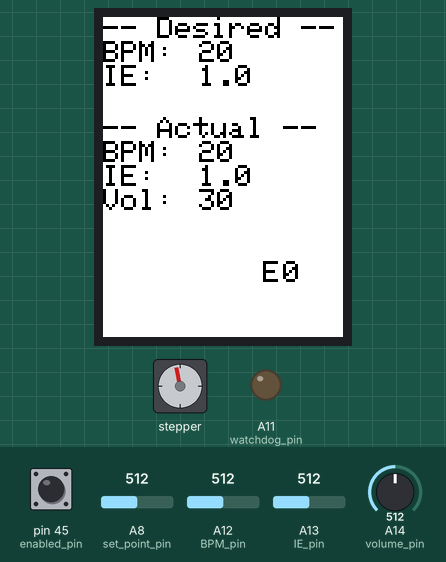
The sketch below on a simulated Arduino Mega 2560, built with avr-gcc and run on an emulated ATmega2560. Parts: 240×320 colour display, stepper motor, output pins drawn as LEDs (lit = HIGH). Dashed ring = blinking. Inputs (shaded band) come from the test bench; at power-on: A8 (set_point_pin) = 512, pin 45 (enabled_pin) HIGH, A12 (BPM_pin) = 512, A13 (IE_pin) = 512, A14 (volume_pin) = 512. Stepper angles assume 200 steps per turn; what the sketch prints to the serial monitor is not drawn.

Above: at 1.1 s.
1.2 s: A8 (set_point_pin) set to 828
At 2.0 s:
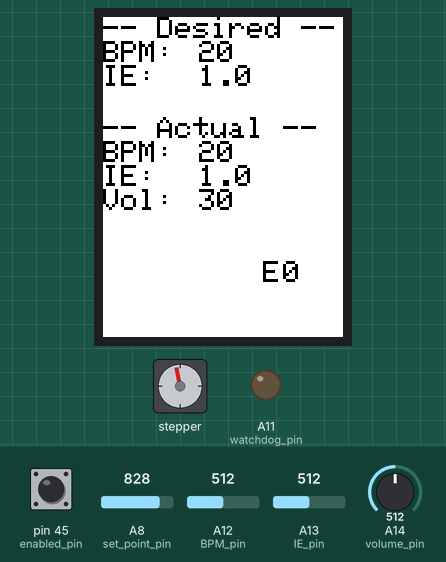
4.2 s: A8 (set_point_pin) set to 852
At 4.42 s:
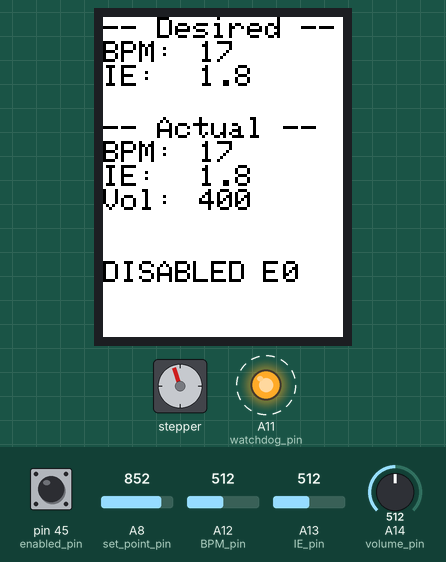
Timing chart, 0 to 11.9 s (numbered marks = the images above; inputs shaded):
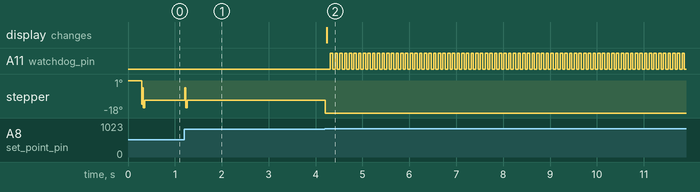

The sketch:

ventilator.ino
```cpp
// Config variables if you do not have hardware connected.
//#define servo
#define LCD
#define STEPPER
//#define LEDs
#define POTS
#define PRINT_LOST_TICKS
//#define debugging

// include libraries
#ifdef servo
#include <Servo.h>
#endif

#ifdef LCD
#include <MCUFRIEND_kbv.h> //MCUfriend TFT Library
MCUFRIEND_kbv tft;
#include <TouchScreen.h> //Adafruit TFT library
#endif

#include <AccelStepper.h> //Accel Stepper Library

#include <TimerOne.h>           // Timer component
                                //  By Jesse Tane, Jérôme Despatis, Michael Polli, Dan Clemens, Paul Stroffregen
                                //  https://playground.arduino.cc/Code/Timer1/

#include <MsTimer2.h>

// stepper variables
#define STEP 53
#define DIR 51

//Create stepper object
AccelStepper stepper(AccelStepper::DRIVER, STEP, DIR);


//Touch screeen variables
const int XP = 6, XM = A2, YP = A1, YM = 7; //ID=0x9341
const int TS_LEFT = 178, TS_RT = 907, TS_TOP = 174, TS_BOT = 902;
uint16_t ID;

#ifdef LCD
TouchScreen ts = TouchScreen(XP, YP, XM, YM, 300);
TSPoint tp;
#endif

uint8_t Orientation = 0;    //PORTRAIT

#define BLACK   0x0000
#define WHITE   0xFFFF
#define MINPRESSURE 200
#define MAXPRESSURE 1000


// constants
const int red = 6;   // breathing in LED
const int green = 7; // breathing out LED

const int watchdog_pin = A11;
const int enabled_pin = 45;

#ifdef POTS
const int IE_pin = A13;  // Analog input pin that the potentiometer is attached to #BLUE
const int BPM_pin = A12; // #GREEN
const int volume_pin = A14; // #YELLOW
const int set_point_pin = A8;  // #WHITE
#endif

//Calibration variables
const uint16_t set_point_bottom = 850;
const uint16_t set_point_top = 495;
const uint16_t volume_top = 600;
const uint16_t steps_to_top = 250*8;

const float steps_per_tick = 2400/(set_point_top-set_point_bottom);

// ventilator parameter limits
const float BPM_MIN = 10.0f;
const float BPM_MAX = 25.0f; //Any higher and always below TI_MIN
const float TH_MIN = 0.0f;
const float TH_MAX = 2.0f;
const float IE_MIN = 1.0f;
const float IE_MAX = 2.5f;
const float VOL_MIN = 200.0f;
const float VOL_MAX = 600.0f;
const float TI_MIN = 0.2f;

//Ventilator state
const uint8_t IN = 0;
const uint8_t HOLD = 1;
const uint8_t OUT = 2;
const uint8_t DISABLED = 3;

// ventilator parameters
uint8_t bpm = 20;             // breaths per minute

float t_i;                // inspiration time in units of seconds
float t_h = 0.1;          // hold time in units of seconds
float t_e;                // expiration time in units of seconds
float t_b = 60.0 / bpm;   // seconds per breath
float IE = 1.0;           // inspiration/expiration ratio 1 to 5

float desired_IE = 1.0;   // desired inspiration/expiration ratio (IE*10) (read from POT)
uint8_t desired_bpm = 20; // desired breaths per minute (read from POT)
uint16_t volume = 30;        // tidal volume, amount of air per breath

// local variables
volatile uint16_t T;        // time in units of dT within cycle
uint16_t T_b;      // breath cycle time in ms
uint16_t T_i;      // inspiration time in ms
uint16_t T_h;      // hold time in ms
int          vel_i;    // inspiration motor velocity
int          vel_e;    // expiration motor velocity
uint16_t     accel_i;  //inspriation and expiration acceleration
uint16_t     accel_e;
volatile int          vel;      // current servo velocity
volatile uint16_t num_steps;  //number of steps to move to achieve volume
bool stopMove = false;
bool e_inspiration = false; // inspiration error flag (inspiration too short)

volatile uint8_t state = 255;
uint8_t previous_state = 255;

volatile int16_t lost_ticks = 0;

// watchdog variables
uint8_t watchdog_state = LOW;
uint8_t watchdog_ticks = 0;


char breath_summary[64];

char command[16];   // serial commands stashed here
char *bp = command; // pointer into command buffer

#ifdef servo
Servo myservo;
#endif      // servo object

/*
   Serial command prototol:
   PFFFF\n

   where P denotes the parameter to change:
     b breaths per minute
     r IE ratio
     v volume

   and FFF is a valid floating point number with the new value for the parameter.
*/

/**********************************************************************************
   Periodic loop for the ventilator task
 **********************************************************************************/

void update_breathing_parameters()
{
  // convert breath parameters into inspiration and expiration times
  t_b = 60.0 / desired_bpm;
  t_i = t_b / (1.0f + desired_IE) - t_h;  // inspiration time

  if (t_i < TI_MIN) {
    // check for inspiration time too short, happens for large IE and hold time
    e_inspiration = true;
    t_i = TI_MIN;
    Serial.print("trying to set inspiration time too small\n");
    return;  // don't update any control parameters TODO is this best way to handle this?
  }

  e_inspiration = false;

  bpm = desired_bpm;
  IE = desired_IE;

  t_e = IE * (t_i + t_h);         // expiration time

  // convert breath parameters into times expressed in units of ms millis();
  T_b = t_b * 1000.0;   // total breath cycle time
  T_h = t_h * 1000.0;   // hold time
  T_i = t_i * 1000.0;   // inspiration time

  //this does not take into account the acceleration profile of the stepper
  vel_i = (float) volume/volume_top*steps_to_top/ t_i*1.2;  // velocity required to expel volume during inspiration
  vel_e =  steps_to_top*2; // velocity required to remove volume during expiration

  num_steps =(float) volume/volume_top*steps_to_top;

  #ifdef debugging
  // create the string that is displayed to console on every breath
  char s1[16], s2[16], s3[16], s4[16];

  dtostrf(bpm, 6, 2, s1);
  dtostrf(IE, 6, 2, s2);
  dtostrf(t_h, 6, 2, s3);
  dtostrf(volume, 6, 2, s4);
  sprintf(breath_summary, "breath: bpm=%s, IE=%s, hold=%s, vol=%s\n", s1, s2, s3, s4);
  #endif
}

void check_serial(void){
    if (Serial.available()) {
    *bp = Serial.read(); // get next char from the serial port into buffer
    if (*bp == '\n') {
      float x;

      // process a complete message
      *bp = '\0';  // null terminate the string
      switch (command[0]) {       // parse the message
        case 'b':  // new BPM
          x = atof(command + 1);
          if (x >= BPM_MIN && x <= BPM_MAX)
            desired_bpm = x;
          break;
        case 'r':  // new IE ratio
          x = atof(command + 1);
          if (x >= IE_MIN && x <= IE_MAX)
            desired_IE = x;
          break;
        case 'v':  // new volume
          x = atof(command + 1);
          if (x >= VOL_MIN && x <= VOL_MAX)
            volume = x;
          break;
        case 'h':  // hold time
          x = atof(command + 1);
          if (x >= TH_MIN && x <= TH_MAX)
            t_h = x;
          break;
      }
      bp = command; // reset the buffer pointer
      update_breathing_parameters(); // convert to units used in control loop

      // convert the float parameters into units of dT

    } else
      bp++; // update pointer into command buffer
    //WARNING Potential buffer overflow here!
  }
}

#ifdef POTS
void check_inputs(void)
{
  int sensorValue = analogRead(IE_pin);
  desired_IE = (IE_MIN + (IE_MAX-IE_MIN) * sensorValue / 1023);
  sensorValue = analogRead(BPM_pin);
  desired_bpm = BPM_MIN + (BPM_MAX-BPM_MIN) * sensorValue / 1023;
  sensorValue = analogRead(volume_pin);
  volume = VOL_MIN+ (VOL_MAX-VOL_MIN) * sensorValue / 1023;
}

uint16_t read_set_point(){
  return analogRead(set_point_pin);
}
#endif

#ifdef LCD
void screen_update(void){
  char s1[16], s2[16];

  dtostrf(desired_IE, 3, 1, s1);
  dtostrf(IE, 3, 1, s2);

  tft.setCursor(96, 24);
  tft.print(desired_bpm);
  tft.setCursor(96, 48);
  tft.print(s1);

  tft.setCursor(0, 72);

  if (e_inspiration) {
    tft.print("INVALID VALUE");
  } else {
    tft.print("             ");
  }

  tft.setCursor(96, 124);
  tft.print(bpm);
  tft.setCursor(96, 148);
  tft.print(s2);
  tft.setCursor(96, 172);
  tft.print(volume);

}

void screen_in(void){
  tft.setCursor(0, 244);
  tft.print("IN      ");
}

void screen_out(void){
  tft.setCursor(0, 244);
  tft.print("OUT     ");
}

void screen_hold(void){
  tft.setCursor(0, 244);
  tft.print("HOLD    ");
}

void screen_disabled(void){
  tft.setCursor(0, 244);
  tft.print("DISABLED");
}

void screen_lost_ticks(void) {
  tft.setCursor(160, 244);
  tft.print('E');
  tft.setCursor(180, 244);
  tft.print(lost_ticks);
}

// Function to Init the LCD
void init_lcd(void){
    //Setup LCD screen for debugging
    tft.reset();
    ID = tft.readID();
    tft.begin(ID);
    tft.setRotation(Orientation);

    //Write basic start message to screen
    tft.fillScreen(WHITE);
    tft.setTextSize(3);
    tft.setTextColor(BLACK, WHITE);

    //Write initial screen values
    char s1[16], s2[16];

    dtostrf(desired_IE, 3, 1, s1);
    dtostrf(IE, 3, 1, s2);

    tft.setCursor(0, 0);
    tft.print("-- Desired --");
    tft.setCursor(0, 24);
    tft.print("BPM: ");
    tft.setCursor(96, 24);
    tft.print(desired_bpm);
    tft.setCursor(0, 48);
    tft.print("IE:  ");
    tft.setCursor(96, 48);
    tft.print(s1);

    tft.setCursor(0, 72);

    if (e_inspiration) {
      tft.print("INVALID VALUES");
    } else {
      tft.print("              ");
    }

    tft.setCursor(0, 100);
    tft.print("-- Actual --");
    tft.setCursor(0, 124);
    tft.print("BPM: ");
    tft.setCursor(96, 124);
    tft.print(bpm);
    tft.setCursor(0, 148);
    tft.print("IE:  ");
    tft.setCursor(96, 148);
    tft.print(s2);
    tft.setCursor(0, 172);
    tft.print("Vol: ");
    tft.setCursor(96, 172);
    tft.print(volume);

    screen_lost_ticks();
}
#endif


void servo_to_start(){
  int16_t error = set_point_bottom-read_set_point();
  while (abs(error) > 10) {
     stepper.runToNewPosition(error > 10 ? -10 : 10);
     error = set_point_bottom-read_set_point();
     stepper.setCurrentPosition(0);
  }

}

void loop() {
  // process messages from the serial port
  check_serial();

  // if (T == 0) {
  //   // starting a new breath, show the parameters
  //   Serial.print(breath_summary);
  //   //read in inputs
  // }
  #ifdef POTS
  check_inputs();
  #endif

  if (state == IN && previous_state != IN) {
    #ifdef LEDs
    digitalWrite(red, HIGH);
    digitalWrite(green, LOW);
    #endif
    screen_in();
    #ifdef PRINT_LOST_TICKS
    if (previous_state == OUT) {
      screen_lost_ticks();
    }
    #endif

    previous_state = IN;

  } else if (state == HOLD && previous_state != HOLD) {
    screen_hold();
    previous_state = HOLD;

  } else if (state == OUT && previous_state != OUT) {
    #ifdef LEDs
    digitalWrite(red, LOW);
    digitalWrite(green, HIGH);
    #endif

    screen_out();
    previous_state = OUT;

  } else if (state == DISABLED && previous_state != DISABLED) {
    screen_disabled();
    previous_state = DISABLED;

  }

  update_breathing_parameters();
  #ifdef LCD
  screen_update();
  #endif

  #ifdef debugging
  Serial.print(breath_summary);
  #endif
}

/**********************************************************************************
   Initializer the Arduino for ventilator task
 **********************************************************************************/
void setup() {

  // connect i/o devices
  #ifdef servo
  myservo.attach(9);  // attach servo to pin 9 PWM
  #endif

  #ifdef LEDs
  pinMode(red, OUTPUT);    // breathing in
  digitalWrite(red, LOW);

  pinMode(green, OUTPUT);  // breathing out
  digitalWrite(green, LOW);
  #endif

  pinMode(watchdog_pin, OUTPUT);
  digitalWrite(watchdog_pin, LOW);

  pinMode(enabled_pin, INPUT_PULLUP);

  //Setup LCD screen for debugging
  #ifdef LCD
  init_lcd();
  #endif

  //Setup Stepper
  stepper.setMaxSpeed(300);
  stepper.setAcceleration(48000);
  //stepper.moveTo(steps_to_top); //TODO test to just move it up

  // connect serial port for debug and command
  Serial.begin(9600);
  while (!Serial) {
    ; // wait for serial to connect
  }

  Serial.print("QUT Ventilator control - startup\n");

  #ifdef POTS
  check_inputs();
  #endif

  update_breathing_parameters();

  servo_to_start();

  #ifdef LCD
  screen_update();
  #endif

  Timer1.initialize(200);
  Timer1.attachInterrupt(Timer);

  MsTimer2::set(1, update);
  MsTimer2::start();

  Serial.print("QUT Ventilator control - ready\n");
}

void update() {
  uint8_t disabled = digitalRead(enabled_pin);
  T++;

  if (disabled) {
    state = DISABLED;
    stepper.setMaxSpeed(vel_e);
    stepper.moveTo(0);
    vel = 0;

  } else if (T < T_i) {
    if (state != IN) {
      // breathing in
      state = IN;
      vel = vel_i;  // velocity required to expel volume during inspiration
      Serial.print("IN\n");
      Serial.println(vel_i);
      Serial.println(num_steps);
      stepper.setMaxSpeed(vel_i);
      stepper.moveTo(num_steps);
    }

  } else if (T < (T_i + T_h)) {
    if (state != HOLD) {
      // hold
      state = HOLD;
      vel = 0;
    }
  } else if (T < T_b){
    if (state != OUT) {
      // breathing out
      state = OUT;
      vel = vel_e;  // velocity required to remove volume during expiration
      stepper.setMaxSpeed(vel_e);
      stepper.moveTo(0);
    }
  } else if (T >= T_b) { // end of cycle, reset the time
    lost_ticks = set_point_bottom-read_set_point();
    T = 0; //Reset time
  }
  else {
    T = 0; //Reset time
    //SHOULD NEVER GET HERE
  }

  // Send watchdog signal at 20hz
  if (++watchdog_ticks >= 50) {
    digitalWrite(watchdog_pin, watchdog_state);
    watchdog_state = HIGH - watchdog_state;
    watchdog_ticks = 0;
  }
}

void Timer() {
  if (!stopMove) stepper.run();

}
```

Measured:
- the behaviour switches between 839 and 840 on A8 (set_point_pin) (found by bisection; images 1 and 2)
